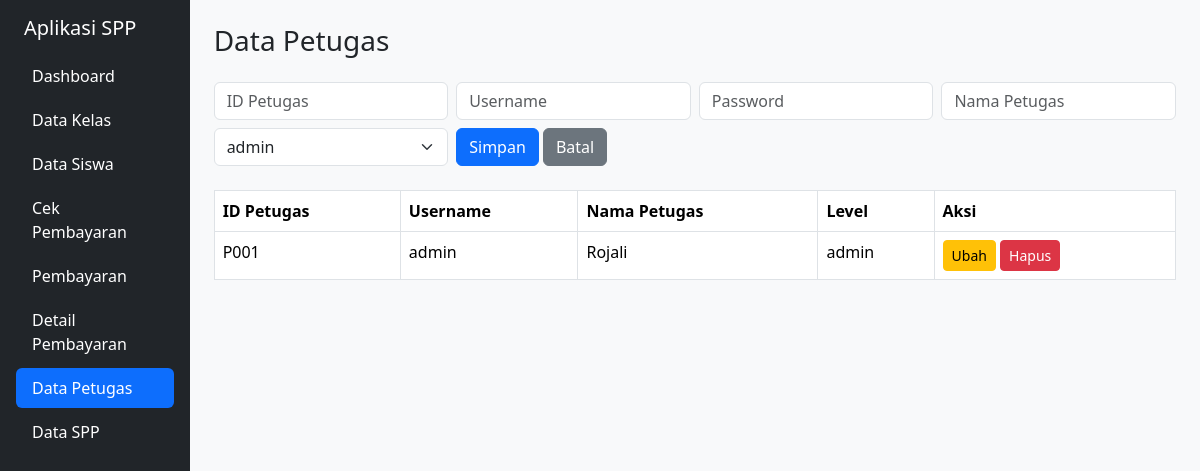
The app's page /petugas.php with its own data.
### tables this page shows
CREATE TABLE `tb_petugas` (
  `id_petugas` varchar(11) NOT NULL,
  `username` varchar(25) NOT NULL,
  `password` varchar(32) NOT NULL,
  `nama_petugas` varchar(35) NOT NULL,
  `level` enum('admin','petugas','siswa') NOT NULL
);

### koneksi.php (called while the page is built, shortened)
<?php
function h($teks) { return htmlspecialchars((string)$teks); }

### petugas.php (the view, shortened to what this page needs)
<?php
include 'koneksi.php';
$edit = [];
include 'atas.php';
?>
<form method="post" action="proses_petugas.php" class="row g-2 mb-4">
  <div class="col-md-3"><input name="id_petugas" class="form-control" placeholder="ID Petugas" value="<?= h($edit['id_petugas'] ?? '') ?>" <?= $edit ? 'readonly' : '' ?> required></div>
  <div class="col-md-3"><input name="username" class="form-control" placeholder="Username" value="<?= h($edit['username'] ?? '') ?>" required></div>
  <div class="col-md-3"><input name="password" type="password" class="form-control" placeholder="<?= $edit ? 'Password (kosongkan jika tidak diganti)' : 'Password' ?>" <?= $edit ? '' : 'required' ?>></div>
  <div class="col-md-3"><input name="nama_petugas" class="form-control" placeholder="Nama Petugas" value="<?= h($edit['nama_petugas'] ?? '') ?>" required></div>
  <div class="col-md-3">
    <select name="level" class="form-select">
      <?php foreach (['admin', 'petugas', 'siswa'] as $l) { ?>
        <option <?= ($edit['level'] ?? '') == $l ? 'selected' : '' ?>><?= $l ?></option>
      <?php } ?>
    </select>
  </div>
  <div class="col-md-3">
    <button class="btn btn-primary">Simpan</button>
    <a href="petugas.php" class="btn btn-secondary">Batal</a>
  </div>
</form>
<table class="table table-bordered">
  <tr><th>ID Petugas</th><th>Username</th><th>Nama Petugas</th><th>Level</th><th>Aksi</th></tr>
  <?php
  $data = mysqli_query($koneksi, "SELECT * FROM tb_petugas");
  while ($r = mysqli_fetch_assoc($data)) { ?>
    <tr>
      <td><?= h($r['id_petugas']) ?></td>
      <td><?= h($r['username']) ?></td>
      <td><?= h($r['nama_petugas']) ?></td>
      <td><?= h($r['level']) ?></td>
      <td>
        <a href="?ubah=<?= urlencode($r['id_petugas']) ?>" class="btn btn-sm btn-warning">Ubah</a>
        <a href="proses_petugas.php?aksi=hapus&id=<?= urlencode($r['id_petugas']) ?>" class="btn btn-sm btn-danger" onclick="return confirm('Hapus data ini?')">Hapus</a>
      </td>
    </tr>
  <?php } ?>
</table>
<?php include 'bawah.php'; ?>

### records on screen
tb_petugas: id_petugas "P001", username "admin", nama_petugas "Rojali", level "admin"

### other values on screen
$nama "Dashboard"
$nama "Data Kelas"
$nama "Data Siswa"
$nama "Cek Pembayaran"
$nama "Pembayaran"
$nama "Detail Pembayaran"
$nama "Data Petugas"
$nama "Data SPP"
$judul "Data Petugas"
form field level "admin"
